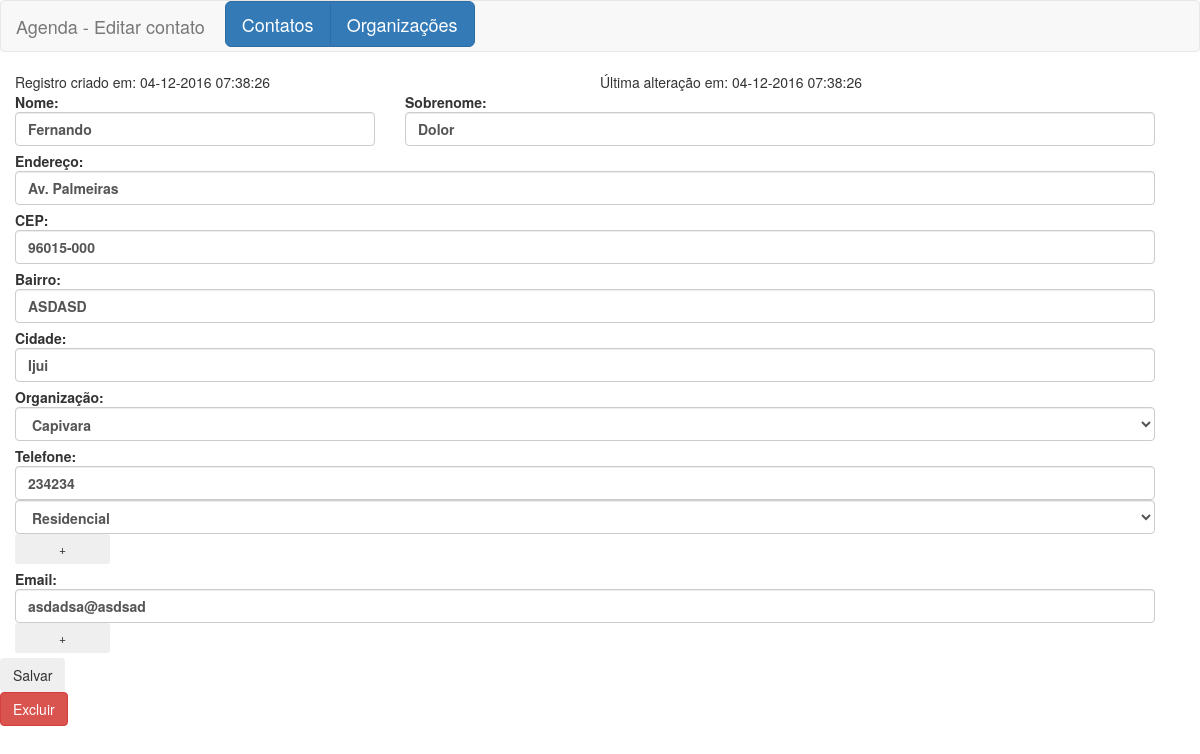
Screenshot of /edita_contato.php?c=18 with the database file from the repository.
### tables this page shows
CREATE TABLE `contatos` (
  `cod_contato` bigint(20) NOT NULL,
  `nome_contato` varchar(30) NOT NULL,
  `sobrenome` varchar(60) NOT NULL,
  `endereco` varchar(60) NOT NULL,
  `cep` varchar(9) NOT NULL,
  `bairro` varchar(30) NOT NULL,
  `cidade` varchar(30) NOT NULL,
  `cod_org_contato` bigint(20) NOT NULL,
  `data_criacao` datetime NOT NULL,
  `data_modificacao` datetime NOT NULL
);

CREATE TABLE `organizacoes` (
  `cod_organizacao` bigint(20) NOT NULL,
  `nome_organizacao` varchar(60) NOT NULL,
  `telefone` varchar(14) NOT NULL
);

CREATE TABLE `telefones` (
  `cod_telefone` bigint(20) UNSIGNED NOT NULL,
  `cod_contato` bigint(20) NOT NULL,
  `numero` varchar(14) DEFAULT NULL,
  `etiqueta` varchar(14) DEFAULT NULL
);

CREATE TABLE `emails` (
  `cod_email` bigint(20) UNSIGNED NOT NULL,
  `cod_contato` bigint(20) NOT NULL,
  `email` varchar(60) NOT NULL
);

### edita_contato.php (the view, shortened to what this page needs)
<?php
require_once 'header.php';
$consulta = $con->query("SELECT * FROM
	`contatos` left JOIN
	(organizacoes, telefones, emails)
	on (contatos.cod_org_contato=organizacoes.cod_organizacao and telefones.cod_contato=contatos.cod_contato and emails.cod_contato=contatos.cod_contato)
	WHERE contatos.cod_contato=".$_GET['c'].";");
$linha = $consulta->fetch(PDO::FETCH_ASSOC);
?>
<div class="row col-md-12 col-sm-12">
	<span class="col-md-6 col-lg-6">
		Registro criado em: <?php echo 	date_format(date_create($linha['data_criacao']), 'd-m-Y H:i:s'); ?>
	</span>
	<span class="col-md-6 col-lg-6">
		Última alteração em: <?php echo  date_format(date_create($linha['data_modificacao']), 'd-m-Y H:i:s'); ?>
	</span>
	<form action="atualiza_contato.php?c=<?php echo $_GET['c'] ?>" method="post" >
		<label class="col-md-4 col-sm-4 col-xs-12" >
			Nome:
			<input required="required" type="text" name="nome" class="form-control " value="<?php echo $linha['nome_contato'] ?>" />
		</label>
		<label class="col-md-8 col-sm-8 col-xs-12">
			Sobrenome:
			<input required="required" type="text" name="sobrenome" class="form-control" value="<?php echo $linha['sobrenome'] ?>"  />
		</label>
		<label class="col-md-12 col-sm-12">
			Endereço:
			<input required="required" type="text" name="endereco" class="form-control" value="<?php echo $linha['endereco'] ?>" />
		</label>
		<label class="col-md-12 col-sm-12">
			CEP:
			<input required="required" type="text" name="cep" class="form-control" value="<?php echo $linha['cep'] ?>" />
		</label>
		<label class="col-md-12 col-sm-12">
			Bairro:
			<input required="required" type="text" name="bairro" class="form-control" value="<?php echo $linha['bairro'] ?>"  />
		</label>
		<label class="col-md-12 col-sm-12">
			Cidade:
			<input required="required" type="text" name="cidade" class="form-control" value="<?php echo $linha['cidade'] ?>"  />
		</label>
		<label class="col-md-12 col-sm-12">
			Organização:
			<select required="required" name="cod_organizacao" class="form-control">
				<?php
				$consulta = $con->query("SELECT * FROM organizacoes;");
				while ($linha2 = $consulta->fetch(PDO::FETCH_ASSOC)) {
					?>
					<option value="<?php echo $linha['cod_organizacao'] ?>"
						<?php if ($linha2['cod_organizacao']==$linha['cod_org_contato']): ?>
							selected="selected"
						<?php endif ?>
						><?php echo $linha2['nome_organizacao'] ?>
					</option>
					<?php
				} ?>
			</select>
		</label>
		<label class="col-md-12 col-sm-12">
			Telefone:
			<span class="input_tel_wrap">
				<?php
				$consulta = $con->query("SELECT * FROM `telefones` WHERE telefones.cod_contato=".$_GET['c'].";");
				$numero_etiqueta=-1;
				while ($linha2 = $consulta->fetch(PDO::FETCH_ASSOC)){
					$numero_etiqueta++;
					?>
					<div>
						<input required="required" type="text" name="telefone[]" class="form-control  col-md-6 col-sm-6" value="<?php echo $linha2['numero'] ?>"/>
						<select name="<?php echo $numero_etiqueta ?>"  class="form-control col-md-6 col-sm-6">
							<option
							<?php if ($linha2['etiqueta']=="Residencial"): ?>
								selected="selected"
							<?php endif ?>
							value="Residencial">Residencial</option>
						</select>
					</div>
					<?php
				} ?>
			</span>
			<button class="btn btn-sm btn-alert  col-md-1 form-inline add_tel_button">+</button>
		</label>
		<label class="col-md-12 col-sm-12">
			Email:
			<span class="input_email_wrap">
				<?php
				$consulta = $con->query("SELECT * FROM `emails` WHERE emails.cod_contato=".$_GET['c'].";");
				while ($linha2 = $consulta->fetch(PDO::FETCH_ASSOC)){
					?>
					<input required="required" type="text" name="email[]" class="form-control  col-md-7" value="<?php echo $linha2['email'] ?>" />
					<?php
				}  ?>
			</span>
			<button class="btn btn-sm btn-alert add_email_button col-md-1">+</button>
		</label>
			<div class="row col-md-12 col-sm-12">
				<input type="submit" class="btn-md btn btn-alert" value="Salvar" />
			</div>
		</form>
		<a href="deleta_contato.php?c=<?php echo $_GET['c'] ?>">
			<button class="btn btn-danger">Excluir</button>
		</a>
</div>
		<?php
		require_once 'footer.php';
		?>

### rows the page displays
contatos: data_criacao "04-12-2016 07:38:26", data_modificacao "04-12-2016 07:38:26", nome "Fernando", sobrenome "Dolor", endereco "Av. Palmeiras", cep "96015-000", bairro "ASDASD", cidade "Ijui", cod_organizacao "Capivara"
telefones: numero "234234", etiqueta "Residencial"
emails: email "asdadsa@asdsad"

### other values shown
$title "Editar contato"
